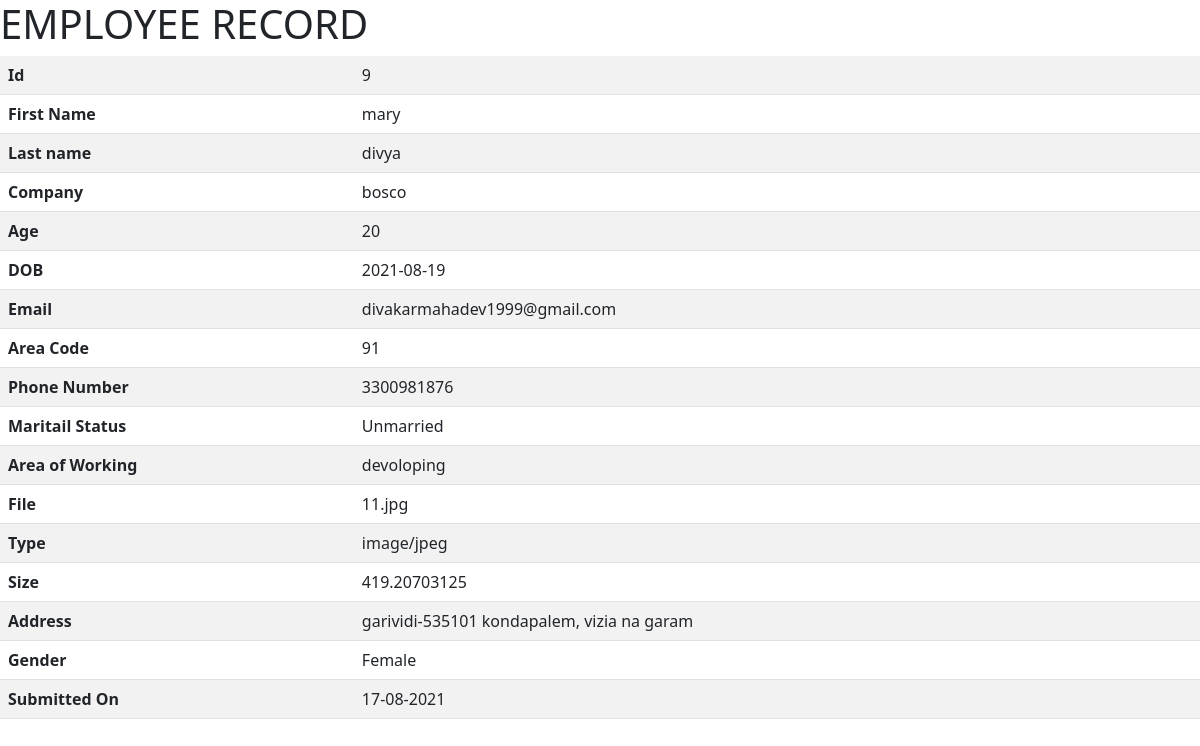
/viewemployee.php?id=9, run on the app's committed database.
### tables this page shows
CREATE TABLE `employees` (
  `id` int(25) NOT NULL,
  `first_name` varchar(100) NOT NULL,
  `last_name` varchar(100) NOT NULL,
  `company` varchar(100) NOT NULL,
  `age` varchar(10) NOT NULL,
  `dob` varchar(25) NOT NULL,
  `email` varchar(100) NOT NULL,
  `area_code` varchar(10) NOT NULL,
  `phone` varchar(25) NOT NULL,
  `maritail_status` varchar(25) NOT NULL,
  `areaof_working` varchar(100) NOT NULL,
  `file` varchar(100) NOT NULL,
  `type` varchar(100) NOT NULL,
  `size` varchar(100) NOT NULL,
  `address` varchar(100) NOT NULL,
  `gender` varchar(100) NOT NULL,
  `created_on` timestamp NULL DEFAULT current_timestamp()
);

### viewemployee.php (the view, shortened to what this page needs)
<?php
include ('dbconnection.php');
$id=$_GET['id'];
$ret = mysqli_query($con,"select * from employees where id= $id ");
$count = mysqli_num_rows($ret);
if($count > 0){
while ($row=mysqli_fetch_array($ret)) {
?>
<html>
<head>
<link href="https://cdn.jsdelivr.net/npm/bootstrap@5.1.0/dist/css/bootstrap.min.css" rel="stylesheet">
</head>
<body>
    <h1>EMPLOYEE RECORD</h1>
<table class="table table-striped" width="50%" height="50%">
            <tr>
            <th>Id</th>
            <td><?php echo $row['id']; ?></td>
            </tr>
            <tr>
            <th>First Name</th>
            <td><?php echo $row['first_name']; ?></td>
            </tr>
            <tr>
            <th>Last name</th>
            <td><?php echo $row['last_name']; ?></td>
            </tr>
            <tr>
            <th>Company</th>
            <td><?php echo $row['company']; ?></td>
            </tr>
            <tr>
            <th>Age</th>
            <td><?php echo $row['age']; ?></td>
            </tr>
            <tr>
            <th>DOB</th>
            <td><?php echo $row['dob']; ?></td>
            </tr>
            <tr>
            <th>Email</th>
            <td><?php echo $row['email']; ?></td>
            </tr>
            <tr>
            <th>Area Code</th>
            <td><?php echo $row['area_code']; ?></td>
            </tr>
            <tr>
            <th>Phone Number</th>
            <td><?php echo $row['phone']; ?></td>
            </tr>
            <tr>
            <th>Maritail Status</th>
            <td><?php echo $row['maritail_status']; ?></td>
            </tr>
            <tr>
            <th>Area of Working</th>
            <td><?php echo $row['areaof_working']; ?></td>
            </tr>
            <tr>
            <th>File</th>
            <td><?php echo $row['file']; ?></td>
            </tr>
            <tr>
            <th>Type</th>
            <td><?php echo $row['type']; ?></td>
            </tr>
            <tr>
            <th>Size</th>
            <td><?php echo $row['size']; ?></td>
            </tr>
            <tr>
            <th>Address</th>
            <td><?php echo $row['address']; ?></td>
            </tr>
            <tr>
            <th>Gender</th>
            <td><?php echo $row['gender']; ?></td>
            </tr>
           <tr>
            <th>Submitted On</th>
            <td><?php
            if (!empty($row['created_on'])) {
            $date = strtotime($row['created_on']);
            echo date('d-m-Y', $date);
            }
            ?>  </td>
            </tr>
<?php } ?>
<?php } else{
    echo 'No Records are available in that table.';
} ?>
</table>
</body>
</html>

### data on the page
employees: id "9", first_name "mary", last_name "divya", company "bosco", age "20", dob "2021-08-19", email "divakarmahadev1999@gmail.com", area_code "91", phone "3300981876", maritail_status "Unmarried", areaof_working "devoloping", file "11.jpg", type "image/jpeg", size "419.20703125", address "garividi-535101 kondapalem, vizia na garam", gender "Female", created_on "17-08-2021"
